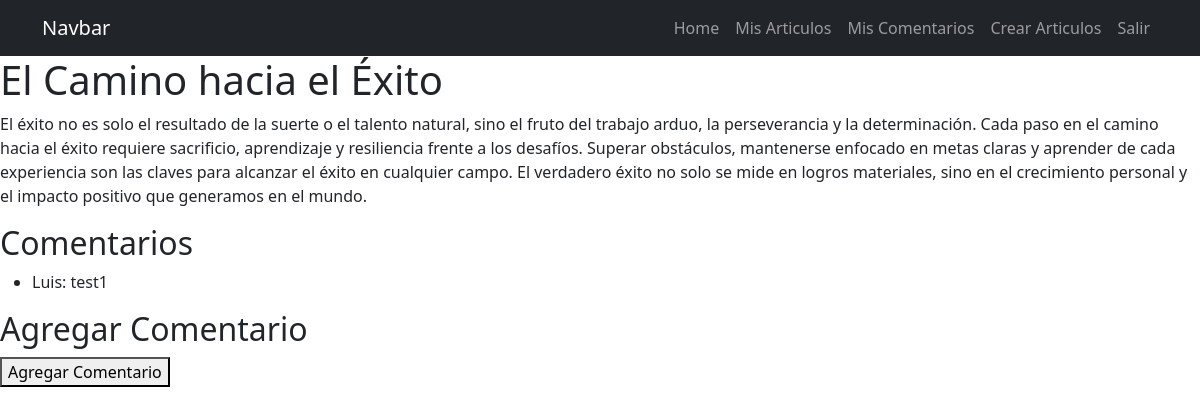
The page /article/4/ (signed in) on the database its author committed.
### blog/models.py (models this page shows, shortened)
class Article(models.Model):
    title = models.CharField(max_length=100)
    content = models.TextField()
    author = models.ForeignKey(User, on_delete=models.CASCADE)
    published_date = models.DateTimeField(auto_now_add=True)

class Comment(models.Model):
    article = models.ForeignKey(Article, on_delete=models.CASCADE)
    author = models.ForeignKey(User, on_delete=models.CASCADE)
    text = models.TextField()
    created_date = models.DateTimeField(auto_now_add=True)

### blog/views.py (the view)
# urls.py: path('article/<int:article_id>/', views.article_detail, name='article_detail'),
def article_detail(request, article_id):
    article = get_object_or_404(Article, pk=article_id)
    return render(request, 'blog/article_detail.html', {'article': article})

### blog/templates/blog/article_detail.html (shortened to what this page needs)
{% extends 'blog/base.html' %}
{% block content %}
    <h1>{{ article.title }}</h1>
    <p>{{ article.content }}</p>
    <h2>Comentarios</h2>
    <ul>
      {% for comment in article.comment_set.all %}
      <li>{{ comment.author.username }}: {{ comment.text }}</li>
      {% empty %}
      <li>No hay comentarios aún.</li>
      {% endfor %}
    </ul>
{% if user.is_authenticated %}
    <h2>Agregar Comentario</h2>
    <form method="post" action="{% url 'add_comment_to_article' article_id=article.id %}">
      <button type="submit">Agregar Comentario</button>
      </form>
 {% endif %}
{% endblock %}

### rows shown on the page
Article: title "El Camino hacia el Éxito", content "El éxito no es solo el resultado de la suerte o el talento natural, sino el fruto del trabajo arduo, la perseverancia y la determinación. Cada paso en el camino hacia el éxito requiere sacrificio, aprendizaje y resiliencia frente a los desafíos. Superar obstáculos, mantenerse enfocado en metas claras y aprender de cada experiencia son las claves para alcanzar el éxito en cualquier campo. El verdadero éxito no solo se mide en logros materiales, sino en el crecimiento personal y el impacto positivo que generamos en el mundo."
Comment: author.username "Luis", text "test1"
